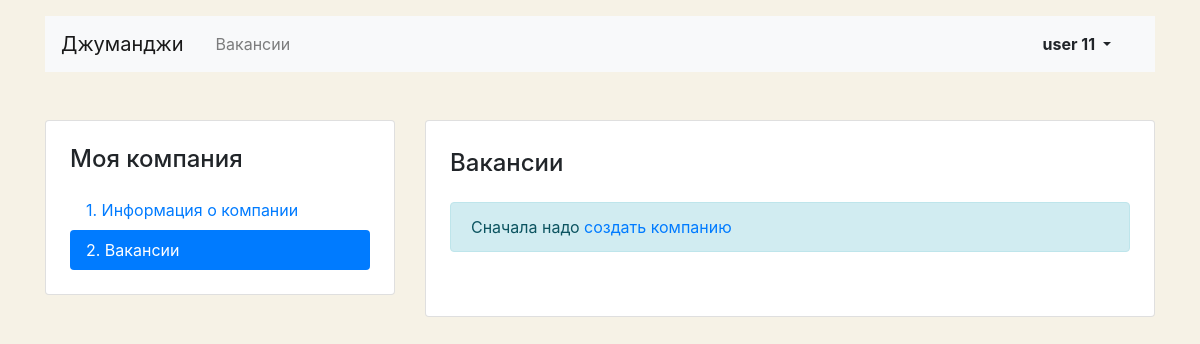
Before: /mycompany/vacancies/ (signed in) with the older database file.
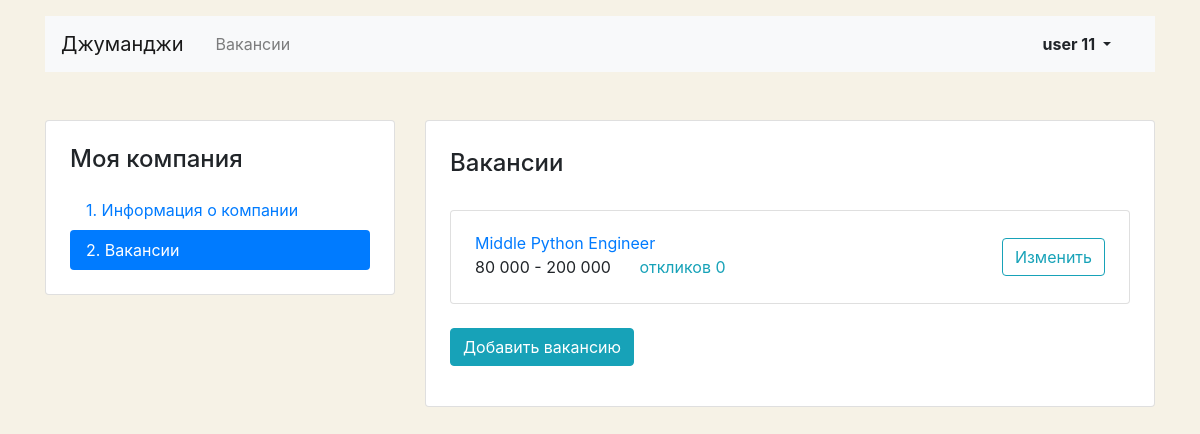
After: the same page with the newer database file.
### catalog/models.py (models this page shows)
class Vacancy(models.Model):
    title = models.CharField(max_length=255, verbose_name='Название вакансии')
    specialty = models.ForeignKey(
        'Specialty',
        related_name='vacancies',
        on_delete=models.CASCADE,
        verbose_name='Специализация',
    )
    company = models.ForeignKey(
        'Company',
        related_name='vacancies',
        on_delete=models.CASCADE,
        verbose_name='Компания',
    )
    skills = models.TextField(verbose_name='Навыки')
    description = models.TextField(verbose_name='Текст')
    salary_min = models.PositiveIntegerField(verbose_name='Зарплата от')
    salary_max = models.PositiveIntegerField(verbose_name='Зарплата до')
    published_at = models.DateTimeField(verbose_name='Опубликовано')
    class Meta:
        verbose_name = 'вакансию'
        verbose_name_plural = 'вакансии'
        ordering = ('-published_at',)
    def __str__(self):
        return self.title

### catalog/employer_views.py (the view)
# urls.py: path('mycompany/vacancies/', employer_views.MyCompanyVacancyList.as_view(), name='mycompany_vacancies_list'),
class MyCompanyVacancyList(LoginRequiredMixin, ListView):
    model = Vacancy
    template_name = 'catalog/employer/mycompany_vacancies_list.html'
    context_object_name = 'vacancies'
    def get_queryset(self):
        self.kwargs['user'] = self.request.user
        return (
            Vacancy.objects.filter(company__owner=self.kwargs['user'])
            .annotate(applications_count=Count('applications'))
            .select_related('specialty', 'company')
            .order_by('-published_at')
        )
    def get_context_data(self, *, object_list=None, **kwargs):
        context = super().get_context_data(**kwargs)
        try:
            company = self.kwargs['user'].company
        except User.company.RelatedObjectDoesNotExist:
            company = None
        context.update({'company': company, 'page': 'vacancies'})
        return context

### catalog/templates/catalog/employer/mycompany_vacancies_list.html (shortened to what this page needs)
{% extends 'base.html' %}
{% load humanize %}
{% block content %}
  <main class="container mt-3 pb-5">
    <div class="row mt-5">
      {% include 'catalog/employer/includes/mycompany_sidebar.html' %}
      <div class="col-12 col-lg-8">
        <div class="card">
          <div class="card-body px-4 pb-4">
            <section class="tab-pane fade show active">
              <h2 class="h4 pt-2 pb-3">Вакансии</h2>
              {% if not company %}
                <p class="alert alert-info" role="alert">
                  Сначала надо <a href="{% url 'mycompany_create' %}">создать компанию</a>
                </p>
              {% elif not vacancies %}
                <p class="alert alert-info" role="alert">У вас пока нет вакансий, но вы можете создать первую</p>
              {% endif %}
              {% for vacancy in vacancies %}
                <div class="card mt-3">
                  <div class="card-body px-4">
                    <div class="row align-items-center">
                      <div class="col-6 col-lg-8">
                        <a href="{% url 'vacancy_detail' vacancy.id %}" class="mb-1">{{vacancy}}</a>
                        <p class="mb-1">
                          <span class="mr-4">
                            {{vacancy.salary_min|intcomma}} - {{vacancy.salary_max|intcomma}}
                          </span>
                          <a href="{% url 'mycompany_vacancy_update' vacancy.id %}#applications" class="text-info">
                            откликов {{vacancy.applications_count}}
                          </a>
                        </p>
                      </div>
                      <div class="col-6 col-lg-4 text-right">
                        <a href="{% url 'mycompany_vacancy_update' vacancy.id %}" class="btn btn-outline-info">Изменить</a>
                      </div>
                    </div>
                  </div>
                </div>
              {% endfor %}
            </section>
            <br>
            {% if company %}
              <div class="form-group">
                <a href="{% url 'mycompany_vacancy_create' %}" class="btn btn-info">Добавить вакансию</a>
              </div>
            {% endif %}
          </div>
        </div>
      </div>
    </div>
  </main>
{% endblock %}

Changed rows visible on the page:
added Vacancy: title "Middle Python Engineer", salary_min "80 000", salary_max "200 000", applications_count "0"
Other visible differences:
text no longer shown: "Сначала надо создать компанию"
text now shown: "Добавить вакансию"
